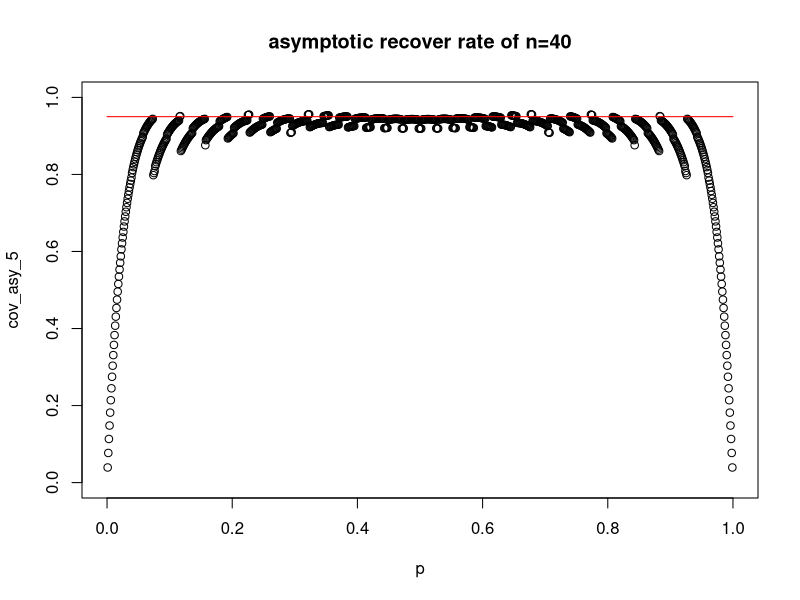
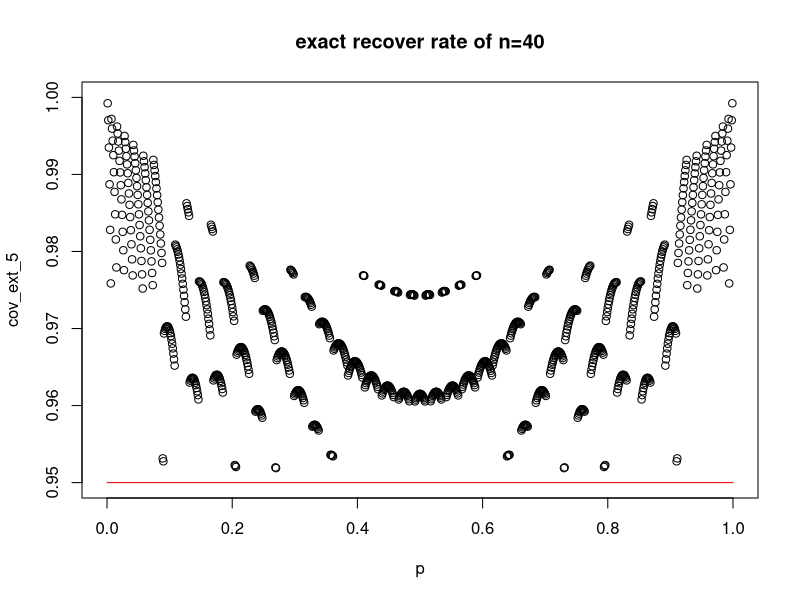
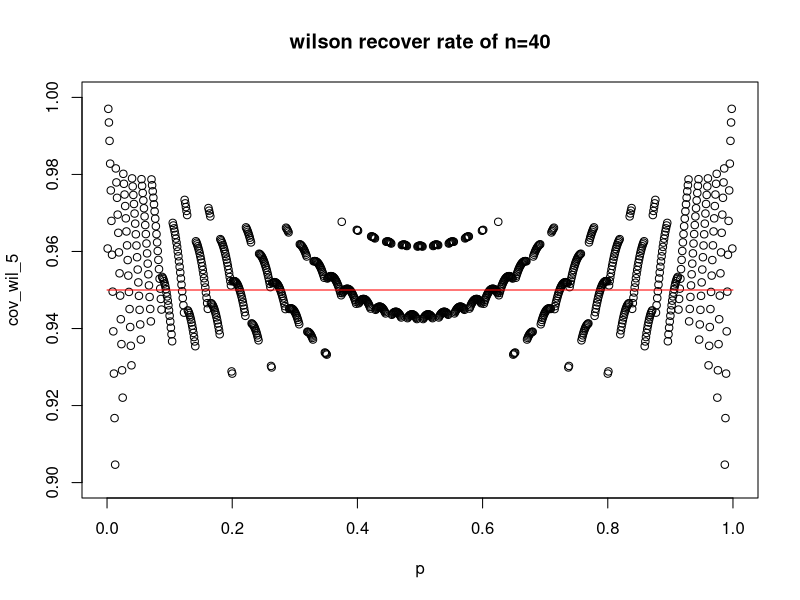

Here is the R script that generated these plots, in order:
## ---- chunk 1
library(Hmisc)
binconf(20, 40, alpha=0.05, method="asymptotic", include.x=FALSE, include.n=FALSE, return.df=FALSE)

binconf(20, 40, alpha=0.05, method="wilson", include.x=FALSE, include.n=FALSE, return.df=FALSE)

binconf(20, 40, alpha=0.05, method="exact", include.x=FALSE, include.n=FALSE, return.df=FALSE)

binconf(20, 40, alpha=0.05, include.x=FALSE, include.n=FALSE, return.df=FALSE) ##default
## ---- chunk 2
Q3 <- function(n, methods, sample_size=1000){
    count <- 0
    temp <- rbinom(sample_size, n, 0.5)
    interval <- binconf(temp, n, alpha=0.05, method=methods)
    for(j in 1:length(temp)){
        if(interval[j,2] <= 0.5 & interval[j,3] >= 0.5){
            count = count + 1
        }
    }
    res <- count/sample_size
    return (res)
}
Q3(17, "wilson", 100000)  

Q3(17, "exact", 100000)  

Q3(17, "asymptotic", 100000)  
  

Q3(40, "wilson", 100000)  

Q3(40, "exact", 100000)  

Q3(40, "asymptotic", 100000)

# Q3(80, "wilson", 100000)
# Q3(80, "exact", 100000)
# Q3(80, "asymptotic", 100000)

## ---- chunk 3
Q4 <- function(n, methods, p){
    cov <- 0
    for(i in (0:n)){
        tempCI <- binconf(i, n, alpha=0.05, method=methods)
        if(tempCI[2] <= p & tempCI[3] >= p){
            cov = cov + 1*dbinom(i, n, p)
        }
    }
    return (cov)
}

Q4(17, "exact", 0.5)  

Q4(17, "wilson", 0.5)  

Q4(17, "asymptotic", 0.5)  
  

Q4(40, "exact", 0.5)  

Q4(40, "wilson", 0.5)  

Q4(40, "asymptotic", 0.5)
## ---- chunk 4
delta <- 0.001
p <- seq(delta, 1-delta, delta)
Q5 <- function(p, methods, n=40){
    cov_rate <- rep(0, length(p))
    for(i in 1:length(p)){
        cov_rate[i] <- Q4(n, methods, p[i])
    }  
    return (cov_rate)
}
cov_asy_5 <- Q5(p, "asymptotic")
cov_ext_5 <- Q5(p, "exact")
cov_wil_5 <- Q5(p, "wilson")

plot(p, cov_asy_5, type='p', xlim=c(0,1), ylim=c(0,1), main="asymptotic recover rate of n=40")  
lines(x=seq(0,1,0.001),y=rep(0.95,length(seq(0,1,0.001))),col="red")



plot(p, cov_ext_5, type='p', xlim=c(0,1), ylim=c(0.95,1), main="exact recover rate of n=40")  
lines(x=seq(0,1,0.001),y=rep(0.95,length(seq(0,1,0.001))),col="red")



plot(p, cov_wil_5, type='p', xlim=c(0,1), ylim=c(0.9,1), main="wilson recover rate of n=40")
lines(x=seq(0,1,0.001),y=rep(0.95,length(seq(0,1,0.001))),col="red")
